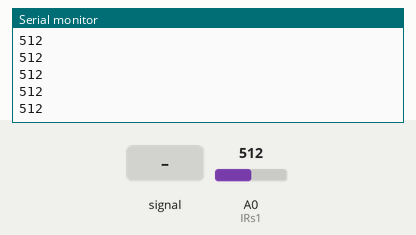
The sketch below on a simulated Arduino Uno, built with avr-gcc and run on an emulated ATmega328P. Parts: the last lines printed to the serial monitor. The inputs (shaded band) are chosen by the test bench; at power-on: A0 (IRs1) = 512.

Above: at 1.2 s.
1.3 s: A0 (IRs1) fed a 200 Hz sine of ±81 counts around its level
At 2.2 s:
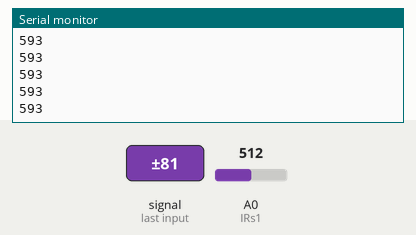
2.8 s: A0 (IRs1) set to 716
At 3.8 s:
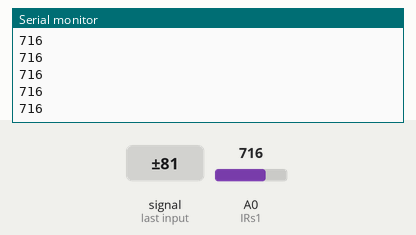
4.3 s: A0 (IRs1) fed a 1000 Hz sine of ±255 counts around its level
At 5.3 s:
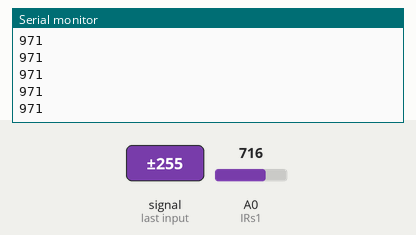
5.8 s: A0 (IRs1) set to 900
At 6.8 s:
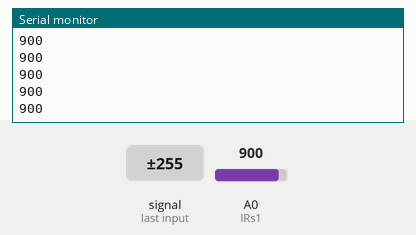
Timing chart, 0 to 8.3 s (numbered marks = the images above; inputs shaded):
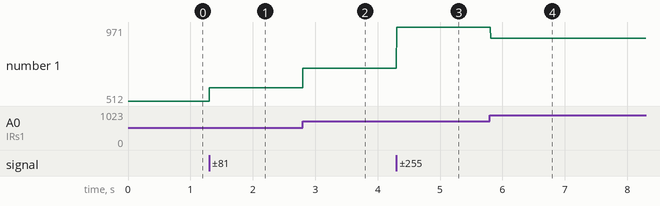

The sketch:

Infrared_Sensors_Smoothed_Maximum_Update.ino
```cpp
/*
Naming conventions:
S1 - Sensor 1
m1 - Maximum readout sequence 1
d - Detect mode
s - Stored value
t1 - Time Stamp 1
tm1 - Timer 1
(1 for detection window, 2 for hold)
*/

//sensor interface
const int IRs1 = A0, IRs2 = A1;
//time parameters
const unsigned long window_time=3000, hold_time=6500;
//time variables
unsigned long s1m1tm1=0, s1m1tm2=0, s1m1t1=0, s1m1t2=0, now=0;

//sensor values
int s1 = 0;
//processed sensor values
int s1m1=0, s1m1s=0;
//loop phase
bool s1m1d = false;

void setup() {
    Serial.begin(2000000);
    Serial.println("0\t0\t1023");
}


void loop() {
    s1 = analogRead(IRs1);
    now = micros();

    if(s1 > s1m1){
            s1m1 = s1;
            s1m1t1 = now;
            if(s1m1>s1m1s){
                s1m1s=s1m1;
                s1m1t2=now;
            }
    }

    s1m1tm1=now-s1m1t1;
    //timeout
    if(s1m1tm1>=window_time){
        //initialises hold
        s1m1d=false;
        s1m1=0;
        Serial.println(s1m1s);
    }

    s1m1tm2=now-s1m1t2;
    //timeout
    if(s1m1tm2>=hold_time){
        //initiates detection window
        s1m1d=true;
        s1m1t2=now;
        s1m1s=s1m1;
    }
}
```

Measured:
- after the input at 1.3 s, the serial monitor: prints a new line at once (image 1)
- after the input at 2.8 s, the serial monitor: prints a new line at once (image 2)
- after the input at 4.3 s, the serial monitor: prints a new line at once (image 3)
- after the input at 5.8 s, the serial monitor: prints a new line at once (image 4)
- plotted number 1: 512 → 593 after the input at 1.3 s, 593 → 716 after the input at 2.8 s, 716 → 971 after the input at 4.3 s, 971 → 900 after the input at 5.8 s
